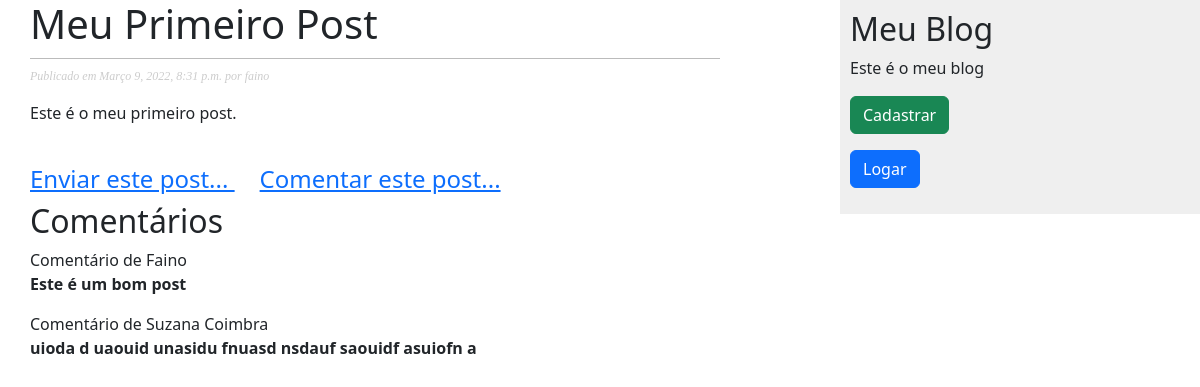
/2022/3/10/meu-primeiro-post/, run on the app's committed database.
### meublog/models.py (models this page shows, shortened)
class Post(models.Model):
    STATUS_CHOICES = (
        ('rascunho', 'Rascunho'),
        ('publicado', 'Publicado')
    )
    objects = models.Manager()
    publicados = PublicadosManager()
    titulo = models.CharField(max_length=250)
    slug = models.SlugField(max_length=100)
    corpo = models.TextField()
    autor = models.ForeignKey(User, on_delete=models.CASCADE, related_name='meublog_posts')
    publicado = models.DateTimeField(default=timezone.now)
    criado = models.DateTimeField(auto_now_add=True)
    status = models.CharField(max_length=9, choices=STATUS_CHOICES, default='rascunho')
    class Meta:
        ordering = ('-publicado',)
        verbose_name = "Post"
        verbose_name_plural = "Posts"

class Comentario(models.Model):
    nome = models.CharField(max_length=50)
    email = models.EmailField()
    corpo = models.TextField()
    criado = models.DateTimeField(auto_now_add=True)
    atualizado = models.DateTimeField(auto_now=True)
    ativo = models.BooleanField(default=False)
    post = models.ForeignKey(Post, on_delete=models.CASCADE)
    class Meta:
        verbose_name = "Comentário"
        verbose_name_plural = "Comentários"

### meublog/views.py (the view)
class DetalharPostView(DetailView):
    template_name = "meublog/post/detalharpost.html"
    model = Post
    def _get_coments(self, id_post):
        try:
            return Comentario.objects.filter(post_id=id_post,
                                             ativo=True)
        except Comentario.DoesNotExist:
            raise Exception
    def get_context_data(self, **kwargs):
        context = super(DetalharPostView, self).get_context_data(**kwargs)
        context['coments'] = self._get_coments(self.object.id)
        return context

### meublog/templates/meublog/post/detalharpost.html (shortened to what this page needs)
{% extends 'meublog/base.html' %}
{% block conteudo %}
    <h1>{{ post.titulo }}</h1>
    <p class="date">
        Publicado em {{ post.publicado }} por {{ post.autor }}
    </p>
    <p>
        {{ post.corpo|linebreaks }}
    </p>
    <br>
    <h4>
        <a href="{% url 'meublog:enviarpost' post.id %}">
            Enviar este post...
        </a> &nbsp;&nbsp;&nbsp;
        <a href="{% url 'meublog:comentar_post' post.id %}">
            Comentar este post...
        </a>
    </h4>
    <h2>Comentários</h2>
    {% for c in coments %}
        <p>Comentário de {{ c.nome }}<br>
            <b>{{ c.corpo }}</b>
        </p>
    {% endfor %}
{% endblock %}

### meublog/static/meublog.css (style rules this page uses)
body { margin:0; padding:0; font-family:helvetica, sans-serif; }
a { color:#00abff; text-decoration:none; }
h1 { font-weight:normal; border-bottom:1px solid #bbb; padding:0 0 10px 0; }
h2 { font-weight:normal; margin:30px 0 0; }
p.date { color:#ccc; font-family: georgia, serif; font-size: 12px; font-style: italic; }

### data on the page
Post: publicado "Março 9, 2022, 8:31 p.m.", autor "faino", corpo "Este é o meu primeiro post."
Comentario: nome "Faino", corpo "Este é um bom post"
Comentario: nome "Suzana Coimbra", corpo "uioda d uaouid unasidu fnuasd nsdauf saouidf asuiofn a"
